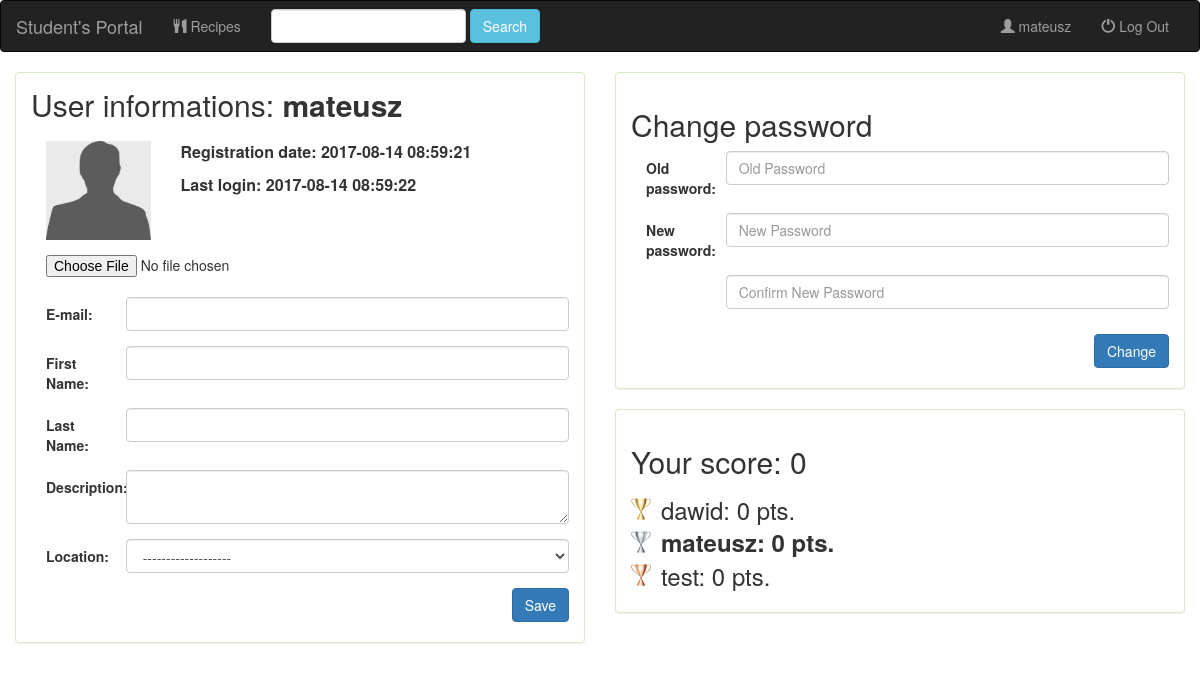
The page /users/userinfo/ (signed in) on the database its author committed.
### users/models.py (models this page shows, shortened)
class Profile(models.Model):
    user = models.OneToOneField(User, on_delete=models.CASCADE, primary_key=True)
    profile_image = models.FileField(null=True)
    description = models.TextField(max_length=500, blank=True)
    points = models.IntegerField(default=0)
    location = models.ForeignKey(Location, models.DO_NOTHING, null=True)

### users/views.py (the view)
def user_info(request):
    if not request.user.is_authenticated:
        return redirect('users:index')
    leaders = Profile.objects.order_by('points').all()
    locations = Location.objects.all()
    return render(request, 'users/user_info.html', {
        'user': request.user,
        'leaders': leaders,
        'locations': locations,})

### users/templates/users/user_info.html (shortened to what this page needs)
{% extends 'users/base.html' %}
{% load static %}
{% block body %}
<div class="container-fluid">
    <div class="row">
        <div class="col-sm-12 col-md-6">
            <div class="panel panel-success">
                <div class="panel-body">
                    <h2 class="user-panel-title">User informations: <strong>{{ user.username }}</strong></h2>
                    <form class="form-horizontal" action="{% url 'users:user-info-update' %}" method="post" enctype="multipart/form-data">
                        <div class="row profile">
                            <div class="col-sm-3">
                                {% if user.profile.profile_image %}
                                <img src="../../{{ user.profile.profile_image.url }}" class="img-responsive user-img" width="100%" height="140"/>
                                {% else %}
                                <img src="{% static 'users/default_user.png' %}" alt="logo" class="img-responsive user-img" width="100%" height="140"/>
                                {% endif %}
                                <input type="file" accept="image/*" name="new-image">
                                <br>
                            </div>
                            <div class="col-sm-9">
                                <p class="user-info-text">Registration date: {{ user.date_joined|date:'Y-m-d H:i:s' }}</p>
                                <p class="user-info-text">Last login: {{ user.last_login|date:'Y-m-d H:i:s' }}</p>
                            </div>
                        </div>
                        <div class="form-group">
                            <label for="emailEdit" class="col-sm-2 control-label">E-mail:</label>
                            <div class="col-sm-10">
                                <input type="email" class="form-control" name="email-edit" id="emailEdit" value="{{ user.email }}">
                            </div>
                        </div>
                        <div class="form-group">
                            <label for="firstNameEdit" class="col-sm-2 control-label">First Name:</label>
                            <div class="col-sm-10">
                                <input type="text" class="form-control" name="first-name-edit" id="firstNameEdit" value="{{ user.first_name }}">
                            </div>
                        </div>
                        <div class="form-group">
                            <label for="lastNameEdit" class="col-sm-2 control-label">Last Name:</label>
                            <div class="col-sm-10">
                                <input type="text" class="form-control" name="last-name-edit" id="lastNameEdit" value="{{ user.last_name }}">
                            </div>
                        </div>
                        <div class="form-group">
                            <label for="descriptionEdit" class="col-sm-2 control-label">Description:</label>
                            <div class="col-sm-10">
                                <textarea class="form-control" rows="2" name="description-edit" id="descriptionEdit">{{ user.profile.description }}</textarea>
                            </div>
                        </div>
                         <div class="form-group">
                            <label for="locationEdit" class="col-sm-2 control-label">Location:</label>
                            <div class="col-sm-10">
                                <select class="form-control" id="locationEdit" name="location-edit">
                                    {% if not user.profile.location %}
                                        <option selected>-------------------</option>
                                    {% endif %}
                                </select>
                            </div>
                        </div>
                        <div class="form-group">
                            <button type="submit" class="btn btn-primary profile-btn">Save</button>
                        </div>
                    </form>
                </div>
            </div>
        </div>
        <div class="col-sm-12 col-md-6">
            <div class="panel panel-success">
                <div class="panel-body">
                    <h2>Change password</h2>
                    <form class="form-horizontal" action="{% url 'users:user-info-change-password' %}" method="post" enctype="multipart/form-data">
                        <div class="form-group">
                            <label for="oldPassword" class="col-sm-2 control-label">Old password:</label>
                            <div class="col-sm-10">
                                <input type="password" class="form-control" name="old-password" id="oldPassword" placeholder="Old Password" required>
                            </div>
                        </div>
                        <div class="form-group">
                            <label for="newPassword" class="col-sm-2 control-label">New password:</label>
                            <div class="col-sm-10">
                                <input type="password" class="form-control" pattern=".{0}|.{8,}" name="new-password" id="newPassword" placeholder="New Password"
                                       required title="Minimum of 8 characters.">
                            </div>
                        </div>
                        <div class="form-group">
                            <div class="col-sm-offset-2 col-sm-10">
                                <input type="password" class="form-control" name="new-password-repeat" id="newPasswordRepeat" data-match="#inputPassword"
                                       data-match-error="Whoops, these don't match" placeholder="Confirm New Password" required>
                            </div>
                        </div>
                        <div class="form-group">
                            <button type="submit" class="btn btn-primary profile-btn">Change</button>
                        </div>
                    </form>
                </div>
            </div>
            <div class="panel panel-success">
                <div class="panel-body">
                    <h2>Your score: {{ user.profile.points }}</h2>
                    <h3>
                    {% if leaders.0 %}
                        <p class="trophy-icon"><img src="{% static 'users/trophy_gold.png' %}" class="img-responsive" width="20" height="40"/></p>
                        <p
                            {% if leaders.0.user.id == user.id %}
                                class="trophy-text trophy-text-me"
                            {% else %}
                                class="trophy-text"
                            {% endif %}>{{ leaders.0.user.username }}: {{ leaders.0.points }} pts.</p>
                        {% endif %}
                    {% if leaders.1 %}
                        <p class="trophy-icon"><img src="{% static 'users/trophy_silver.png' %}" class="img-responsive" width="20" height="40"/></p>
                        <p
                            {% if leaders.1.user.id == user.id %}
                                class="trophy-text trophy-text-me"
                            {% else %}
                                class="trophy-text"
                            {% endif %}>{{ leaders.1.user.username }}: {{ leaders.1.points }} pts.</p>
                    {% endif %}
                    {% if leaders.2 %}
                        <p class="trophy-icon"><img src="{% static 'users/trophy_bronze.png' %}" class="img-responsive" width="20" height="40"/></p>
                        <p
                            {% if leaders.2.user.id == user.id %}
                                class="trophy-text trophy-text-me"
                            {% else %}
                                class="trophy-text"
                            {% endif %}>{{ leaders.2.user.username }}: {{ leaders.2.points }} pts.</p>
                    {% endif %}
                    </h3>
                </div>
            </div>
        </div>
    </div>
</div>
{% endblock %}

### users/templates/users/base.html (shortened to what this page needs)
<!DOCTYPE html>
<html lang="en">
<head>
    {% load staticfiles %}
    <link rel="stylesheet" href="https://maxcdn.bootstrapcdn.com/bootstrap/3.3.6/css/bootstrap.min.css">
    <link href="{% static 'users/style.css' %}" rel="stylesheet">
</head>
<body>
    <nav class="navbar navbar-inverse">
    <div class="container-fluid">
        <div class="navbar-header">
            <a class="navbar-brand" href="{% url 'users:index' %}">Student's Portal</a>
        </div>
        <div class="collapse navbar-collapse" id="topNavBar">
            <ul class="nav navbar-nav">
                <li class="">
                     <a href="#">
                         <span class="glyphicon glyphicon-cutlery" aria-hidden="true"></span>&nbsp;Recipes
                     </a>
                </li>
            </ul>
            <form class="navbar-form navbar-left" role="search" method="get" action="#">
                <div class="form-group">
                    <input type="text" class="form-control" name="q" value="">
                </div>
                <button type="submit" class="btn btn-info">Search</button>
            </form>
            <ul class="nav navbar-nav navbar-right" >
                      <li class="">
                        {% if not user.is_authenticated %}
                         <a href="{% url 'users:register' %}">
                             <span class="glyphicon glyphicon-plus" aria-hidden="true"></span>&nbsp;Register
                         </a>
                          {% else %}
                          <a href="{% url 'users:user-info' %}">
                             <span class="glyphicon glyphicon-user" aria-hidden="true"></span>&nbsp;{{ user.username }}
                          </a>
                          {% endif %}
                      </li>
                <li class="">
                    {% if user.is_authenticated %}
                        <a href="{% url 'users:logout' %}">
                            <span class="glyphicon glyphicon-off" aria-hidden="true"></span>&nbsp;Log Out
                        </a>
                    {% else %}
                        <a href="{% url 'users:login' %}">
                            <span class="glyphicon glyphicon-off" aria-hidden="true"></span>&nbsp;Log In
                        </a>
                    {% endif %}
                </li>
            </ul>
        </div>
    </div>
</nav>
    {% block body %}
    {% endblock %}
</body>
</html>

### users/static/users/style.css (style rules this page uses)
.trophy-icon { float:left; margin-right:10px; }
.trophy-text { line-height:23px; }
.trophy-text-me { font-weight:bold; }
.user-info-text { font-weight:bold; font-size:16px; }
.control-label { text-align:left !important; padding-left:30px }
.user-img { margin-bottom:15px; }
.profile { margin:20px 0 0 0; }
.user-panel-title { padding:0; margin:0; }
.profile-btn { float:right; margin-right:15px; margin-bottom:-10px; }

### rows shown on the page
Profile: user_id.username "dawid", points "0"
Profile: user_id.username "mateusz", points "0"
Profile: user_id.username "test", points "0"

### other values the page prints
{{ user.username }} "mateusz"
{{ user.date_joined|date:'Y-m-d H:i:s' }} "2017-08-14 08:59:21"
{{ user.last_login|date:'Y-m-d H:i:s' }} "2017-08-14 08:59:22"
{{ user.profile.points }} "0"
